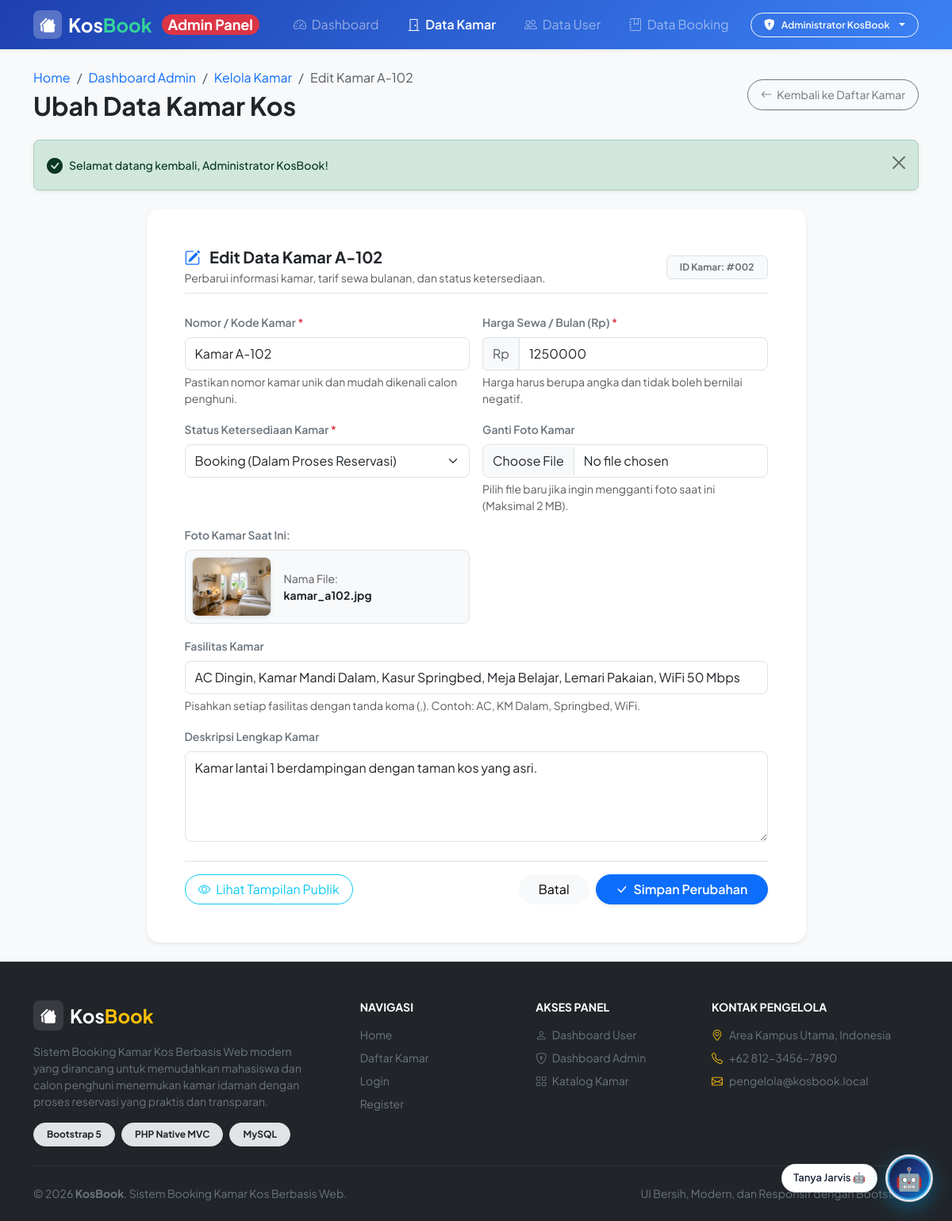
/public/index.php?url=kamar/edit/2 (signed in), run on the app's committed database.
### tables this page shows
CREATE TABLE `kamar` (
    `id` INT AUTO_INCREMENT,
    `nomor_kamar` VARCHAR(50) NOT NULL,
    `harga` DECIMAL(12, 2) NOT NULL,
    `fasilitas` TEXT NULL,
    `deskripsi` TEXT NULL,
    `foto` VARCHAR(255) DEFAULT 'default_kamar.jpg',
    `status` ENUM('tersedia', 'booking', 'terisi') NOT NULL DEFAULT 'tersedia',
    `created_at` TIMESTAMP NOT NULL DEFAULT CURRENT_TIMESTAMP,
    `updated_at` TIMESTAMP NOT NULL DEFAULT CURRENT_TIMESTAMP ON UPDATE CURRENT_TIMESTAMP,

     
    CONSTRAINT `pk_kamar` PRIMARY KEY (`id`),

     
    CONSTRAINT `uq_kamar_nomor` UNIQUE (`nomor_kamar`),
    INDEX `idx_kamar_status` (`status`),
    INDEX `idx_kamar_harga` (`harga`)
);

### app/controllers/KamarController.php (called while the page is built, shortened)
<?php
class KamarController extends Controller {
    public function edit(int $id = 0): void {
        $kamarModel = $this->model('KamarModel');
        $kamar = $kamarModel->getById($id);
        $data = [
            'title' => 'Edit ' . $kamar['nomor_kamar'] . ' - KosBook Admin',
            'activePage' => 'admin_kamar',
            'kamar' => $kamar,
            'flash' => AuthHelper::getFlash()
        ];
        $this->view('kamar/edit', $data);
    }
}

### app/core/App.php (called while the page is built, shortened)
<?php
class App {
    protected $controller = 'HomeController';
    protected $method = 'index';
    public function __construct() {
        $url = $this->parseUrl();
        if (!empty($url[0])) {
            $controllerCandidate = ucfirst($url[0]) . 'Controller';
            $controllerPath = __DIR__ . '/../controllers/' . $controllerCandidate . '.php';
            if (file_exists($controllerPath)) {
                $this->controller = $controllerCandidate;
                unset($url[0]);
            }
        }
        $controllerFilePath = __DIR__ . '/../controllers/' . $this->controller . '.php';
        if (file_exists($controllerFilePath)) {
            $this->controller = new $this->controller();
        } else {
            require_once __DIR__ . '/../controllers/HomeController.php';
            $this->controller = new HomeController();
        }
        if (isset($url[1])) {
            $methodCandidate = $url[1];
            if (strpos($methodCandidate, '__') !== 0 &&
                method_exists($this->controller, $methodCandidate) &&
                is_callable([$this->controller, $methodCandidate])) {
                $this->method = $methodCandidate;
                unset($url[1]);
            } else {
                unset($url[1]);
            }
        }
        $this->params = $url ? array_values($url) : [];
        try {
            call_user_func_array([$this->controller, $this->method], $this->params);
        } catch (TypeError | ArgumentCountError $e) {
            $coercedParams = array_map(function($param) {
                return is_numeric($param) ? (int)$param : 0;
            }, $this->params);
            try {
                call_user_func_array([$this->controller, $this->method], $coercedParams);
            } catch (Throwable $e2) {
                if (method_exists($this->controller, 'index') && is_callable([$this->controller, 'index'])) {
                    call_user_func([$this->controller, 'index']);
                } else {
                    header("Location: " . url(''));
                    exit;
                }
            }
        } catch (Throwable $e) {
            error_log("Error in App router: " . $e->getMessage());
            header("Location: " . url(''));
            exit;
        }
    }
    public function parseUrl(): array {
        if (isset($_GET['url'])) {
            $url = rtrim($_GET['url'], '/');
            $url = filter_var($url, FILTER_SANITIZE_URL);
            return explode('/', $url);
        }
        return [];
    }
}

### public/index.php (called while the page is built, shortened)
<?php
require_once __DIR__ . '/../config/config.php';
require_once __DIR__ . '/../app/core/Database.php';
require_once __DIR__ . '/../app/core/Controller.php';
require_once __DIR__ . '/../app/core/App.php';
$app = new App();

### config/config.php (called while the page is built, shortened)
<?php
if (!function_exists('url')) {
    function url(string $path = ''): string {
        $path = ltrim($path, '/');
        if (empty($path)) {
            return BASE_URL;
        }
        return BASE_URL . '/index.php?url=' . $path;
    }
}

### app/core/Database.php (called while the page is built, shortened)
<?php
class Database {
    private string $host = DB_HOST;
    private string $user = DB_USER;
    private string $pass = DB_PASS;
    private string $dbname = DB_NAME;
    private int $port = DB_PORT;
    private ?PDO $dbh = null;
    private $stmt;
    public function __construct() {
        $dsn = "mysql:host={$this->host};port={$this->port};dbname={$this->dbname};charset=" . DB_CHARSET;
        $options = [
            PDO::ATTR_PERSISTENT => true,
            PDO::ATTR_ERRMODE => PDO::ERRMODE_EXCEPTION,
            PDO::ATTR_DEFAULT_FETCH_MODE => PDO::FETCH_ASSOC
        ];
        try {
            $this->dbh = new PDO($dsn, $this->user, $this->pass, $options);
        } catch (PDOException $e) {
            $this->error = $e->getMessage();
        }
    }
    public function query(string $query): void {
        $this->stmt = $this->dbh->prepare($query);
    }
    public function bind($param, $value, $type = null): void {
        if (is_null($type)) {
            switch (true) {
                case is_int($value):
                    $type = PDO::PARAM_INT;
                    break;
            }
        }
        $this->stmt->bindValue($param, $value, $type);
    }
    public function execute(): bool {
        return $this->stmt->execute();
    }
    public function single(): ?array {
        if (!$this->execute()) return null;
        $result = $this->stmt->fetch();
        return $result ?: null;
    }
}

### app/models/KamarModel.php (called while the page is built, shortened)
<?php
class KamarModel {
    private Database $db;
    public function __construct() {
        $this->db = new Database();
    }
    public function getById(int $id): ?array {
        $this->db->query("SELECT * FROM kamar WHERE id = :id LIMIT 1");
        $this->db->bind(':id', $id);
        return $this->db->single();
    }
}

### app/views/kamar/edit.php (the view, shortened to what this page needs)
<div class="container py-4">
    <div class="d-flex flex-wrap justify-content-between align-items-center mb-4">
        <div>
            <nav aria-label="breadcrumb">
                <ol class="breadcrumb small mb-1">
                    <li class="breadcrumb-item"><a href="<?= url(''); ?>" class="text-decoration-none">Home</a></li>
                    <li class="breadcrumb-item"><a href="<?= url('dashboard/admin'); ?>" class="text-decoration-none">Dashboard Admin</a></li>
                    <li class="breadcrumb-item"><a href="<?= url('kamar/admin'); ?>" class="text-decoration-none">Kelola Kamar</a></li>
                    <li class="breadcrumb-item active" aria-current="page">Edit <?= htmlspecialchars($kamar['nomor_kamar']); ?></li>
                </ol>
            </nav>
            <h2 class="fw-bold text-dark mb-0">Ubah Data Kamar Kos</h2>
        </div>
        <div class="mt-3 mt-md-0">
            <a href="<?= url('kamar/admin'); ?>" class="btn btn-outline-secondary btn-sm rounded-pill px-3 py-2">
                <i class="bi bi-arrow-left me-1"></i> Kembali ke Daftar Kamar
            </a>
        </div>
    </div>
    <?php require __DIR__ . '/../components/alert.php'; ?>
    <div class="row justify-content-center">
        <div class="col-lg-9">
            <div class="card border-0 shadow-sm rounded-4 p-4 p-md-5 bg-white">
                <div class="d-flex justify-content-between align-items-center mb-4 pb-2 border-bottom">
                    <div>
                        <h5 class="fw-bold text-dark mb-1">
                            <i class="bi bi-pencil-square text-primary me-2"></i> Edit Data <?= htmlspecialchars($kamar['nomor_kamar']); ?>
                        </h5>
                        <p class="text-muted small mb-0">Perbarui informasi kamar, tarif sewa bulanan, dan status ketersediaan.</p>
                    </div>
                    <span class="badge bg-light text-secondary border px-3 py-2">ID Kamar: #00<?= $kamar['id']; ?></span>
                </div>
                <form action="<?= url('kamar/edit/' . $kamar['id']); ?>" method="POST" enctype="multipart/form-data">
                    <div class="row g-3 mb-3">
                        <div class="col-md-6">
                            <label for="nomor_kamar" class="form-label small fw-semibold text-secondary">
                                Nomor / Kode Kamar <span class="text-danger">*</span>
                            </label>
                            <input type="text"
                                   class="form-control rounded-3 py-2"
                                   id="nomor_kamar"
                                   name="nomor_kamar"
                                   value="<?= htmlspecialchars($kamar['nomor_kamar']); ?>"
                                   required>
                            <div class="form-text small text-muted">Pastikan nomor kamar unik dan mudah dikenali calon penghuni.</div>
                        </div>
                        <div class="col-md-6">
                            <label for="harga" class="form-label small fw-semibold text-secondary">
                                Harga Sewa / Bulan (Rp) <span class="text-danger">*</span>
                            </label>
                            <div class="input-group">
                                <span class="input-group-text bg-light text-muted">Rp</span>
                                <input type="number"
                                       class="form-control rounded-end-3 py-2"
                                       id="harga"
                                       name="harga"
                                       min="0"
                                       step="1000"
                                       value="<?= htmlspecialchars((int)$kamar['harga']); ?>"
                                       required>
                            </div>
                            <div class="form-text small text-muted">Harga harus berupa angka dan tidak boleh bernilai negatif.</div>
                        </div>
                    </div>
                    <div class="row g-3 mb-3">
                        <div class="col-md-6">
                            <label for="status" class="form-label small fw-semibold text-secondary">
                                Status Ketersediaan Kamar <span class="text-danger">*</span>
                            </label>
                            <select class="form-select rounded-3 py-2" id="status" name="status" required>
                                <option value="booking" <?= ($kamar['status'] === 'booking') ? 'selected' : ''; ?>>Booking (Dalam Proses Reservasi)</option>
                            </select>
                        </div>
                        <div class="col-md-6">
                            <label for="foto" class="form-label small fw-semibold text-secondary">
                                Ganti Foto Kamar
                            </label>
                            <input type="file"
                                   class="form-control rounded-3 py-2"
                                   id="foto"
                                   name="foto"
                                   accept="image/jpeg,image/png,image/webp,image/jpg"
                                   onchange="previewImage(this)">
                            <div class="form-text small text-muted">Pilih file baru jika ingin mengganti foto saat ini (Maksimal 2 MB).</div>
                        </div>
                    </div>
                    <div class="row g-3 mb-3">
                        <div class="col-md-6">
                            <label class="form-label small fw-semibold text-secondary d-block">Foto Kamar Saat Ini:</label>
                            <?php
                                $currentPhotoUrl = !empty($kamar['foto']) && file_exists(__DIR__ . '/../../public/images/kamar/' . $kamar['foto'])
                                    ? BASE_URL . '/images/kamar/' . htmlspecialchars($kamar['foto'])
                                    : (file_exists(__DIR__ . '/../../public/images/' . $kamar['foto'])
                                        ? BASE_URL . '/images/' . htmlspecialchars($kamar['foto'])
                                        : BASE_URL . '/images/default_kamar.jpg');
                            ?>
                            <div class="d-flex align-items-center gap-3 p-2 bg-light rounded-3 border">
                                <img src="<?= $currentPhotoUrl; ?>"
                                     alt="Foto Saat Ini"
                                     class="rounded-3 border shadow-sm object-fit-cover"
                                     style="width: 100px; height: 75px;"
                                     onerror="this.src='<?= BASE_URL; ?>/images/default_kamar.jpg'">
                                <div class="small text-muted">
                                    <div>Nama File:</div>
                                    <strong class="text-dark"><?= htmlspecialchars($kamar['foto'] ?? 'default_kamar.jpg'); ?></strong>
                                </div>
                            </div>
                        </div>
                    </div>
                    <div class="mb-3">
                        <label for="fasilitas" class="form-label small fw-semibold text-secondary">
                            Fasilitas Kamar
                        </label>
                        <input type="text"
                               class="form-control rounded-3 py-2"
                               id="fasilitas"
                               name="fasilitas"
                               value="<?= htmlspecialchars($kamar['fasilitas'] ?? ''); ?>">
                        <div class="form-text small text-muted">Pisahkan setiap fasilitas dengan tanda koma (,). Contoh: AC, KM Dalam, Springbed, WiFi.</div>
                    </div>
                    <div class="mb-4">
                        <label for="deskripsi" class="form-label small fw-semibold text-secondary">
                            Deskripsi Lengkap Kamar
                        </label>
                        <textarea class="form-control rounded-3 py-2"
                                  id="deskripsi"
                                  name="deskripsi"
                                  rows="4"><?= htmlspecialchars($kamar['deskripsi'] ?? ''); ?></textarea>
                    </div>
                    <div class="d-flex justify-content-between align-items-center pt-3 border-top">
                        <a href="<?= url('kamar/detail/' . $kamar['id']); ?>" class="btn btn-outline-info rounded-pill px-3">
                            <i class="bi bi-eye me-1"></i> Lihat Tampilan Publik
                        </a>
                        <div class="d-flex gap-2">
                            <a href="<?= url('kamar/admin'); ?>" class="btn btn-light rounded-pill px-4">
                                Batal
                            </a>
                            <button type="submit" class="btn btn-primary rounded-pill px-4 fw-semibold shadow-sm">
                                <i class="bi bi-check-lg me-1"></i> Simpan Perubahan
                            </button>
                        </div>
                    </div>
                </form>
            </div>
        </div>
    </div>
</div>

### public/css/style.css (style rules this page uses)
:root { --kb-primary: #1e40af; --kb-primary-hover: #1d4ed8; --kb-accent: #059669; --kb-accent-hover: #047857; --kb-dark: #0f172a; --kb-light: #f8fafc; --kb-font: 'Plus Jakarta Sans', system-ui, -apple-system, BlinkMacSystemFont, 'Segoe UI', Roboto, sans-serif; }
body { font-family: var(--kb-font); color: #334155; background-color: var(--kb-light); -webkit-font-smoothing: antialiased; }

### data on the page
kamar: nomor_kamar "Kamar A-102", id "2", harga "1250000", status "Booking (Dalam Proses Reservasi)", foto "kamar_a102.jpg", fasilitas "AC Dingin, Kamar Mandi Dalam, Kasur Springbed, Meja Belajar, Lemari Pakaian, WiFi 50 Mbps", deskripsi "Kamar lantai 1 berdampingan dengan taman kos yang asri."

### other printed values
$userName "Administrator KosBook"
$message "Selamat datang kembali, Administrator KosBook!"
$launcherLabel "Tanya Jarvis 🤖"
$botAvatar "🤖"
